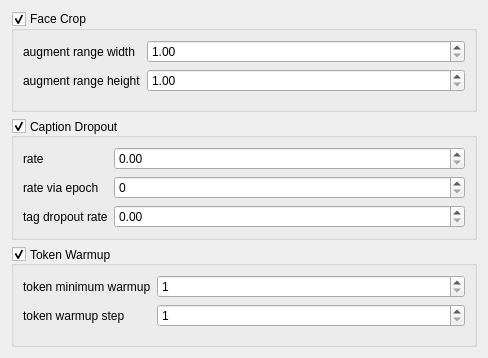
<?xml version="1.0" encoding="UTF-8"?>
<ui version="4.0">
 <class>sub_dataset_extra_input</class>
 <widget class="QWidget" name="sub_dataset_extra_input">
  <property name="geometry">
   <rect>
    <x>0</x>
    <y>0</y>
    <width>488</width>
    <height>358</height>
   </rect>
  </property>
  <property name="minimumSize">
   <size>
    <width>448</width>
    <height>0</height>
   </size>
  </property>
  <property name="windowTitle">
   <string>Form</string>
  </property>
  <layout class="QVBoxLayout" name="verticalLayout">
   <item>
    <widget class="QGroupBox" name="face_crop_group">
     <property name="enabled">
      <bool>true</bool>
     </property>
     <property name="toolTip">
      <string>&lt;html&gt;&lt;head/&gt;&lt;body&gt;&lt;p&gt;Face Crop Creates extra images in the dataset that are crops of faces within the dataset. The ranges represent the size of the crops&lt;/p&gt;&lt;/body&gt;&lt;/html&gt;</string>
     </property>
     <property name="title">
      <string>Face Crop</string>
     </property>
     <property name="checkable">
      <bool>true</bool>
     </property>
     <property name="checked">
      <bool>true</bool>
     </property>
     <layout class="QFormLayout" name="formLayout_4">
      <item row="0" column="0">
       <widget class="QLabel" name="face_crop_width_label">
        <property name="enabled">
         <bool>true</bool>
        </property>
        <property name="text">
         <string>augment range width</string>
        </property>
       </widget>
      </item>
      <item row="0" column="1">
       <widget class="DoubleSpinBox" name="face_crop_width_input">
        <property name="enabled">
         <bool>true</bool>
        </property>
        <property name="maximumSize">
         <size>
          <width>16777215</width>
          <height>16777215</height>
         </size>
        </property>
        <property name="focusPolicy">
         <enum>Qt::StrongFocus</enum>
        </property>
        <property name="toolTip">
         <string/>
        </property>
        <property name="decimals">
         <number>2</number>
        </property>
        <property name="minimum">
         <double>1.000000000000000</double>
        </property>
        <property name="maximum">
         <double>16777215.000000000000000</double>
        </property>
        <property name="value">
         <double>1.000000000000000</double>
        </property>
       </widget>
      </item>
      <item row="1" column="0">
       <widget class="QLabel" name="face_crop_height_label">
        <property name="enabled">
         <bool>true</bool>
        </property>
        <property name="text">
         <string>augment range height</string>
        </property>
       </widget>
      </item>
      <item row="1" column="1">
       <widget class="DoubleSpinBox" name="face_crop_height_input">
        <property name="enabled">
         <bool>true</bool>
        </property>
        <property name="focusPolicy">
         <enum>Qt::StrongFocus</enum>
        </property>
        <property name="decimals">
         <number>2</number>
        </property>
        <property name="minimum">
         <double>1.000000000000000</double>
        </property>
        <property name="maximum">
         <double>16777215.000000000000000</double>
        </property>
       </widget>
      </item>
     </layout>
    </widget>
   </item>
   <item>
    <widget class="QGroupBox" name="caption_dropout_group">
     <property name="enabled">
      <bool>true</bool>
     </property>
     <property name="toolTip">
      <string>&lt;html&gt;&lt;head/&gt;&lt;body&gt;&lt;p&gt;Caption Dropout is a way to cut out captions during training. This allows for the uncond portion of the model to be trained, however you don't want to set any of the values too high&lt;/p&gt;&lt;/body&gt;&lt;/html&gt;</string>
     </property>
     <property name="title">
      <string>Caption Dropout</string>
     </property>
     <property name="alignment">
      <set>Qt::AlignLeading|Qt::AlignLeft|Qt::AlignVCenter</set>
     </property>
     <property name="checkable">
      <bool>true</bool>
     </property>
     <property name="checked">
      <bool>true</bool>
     </property>
     <layout class="QFormLayout" name="formLayout">
      <property name="leftMargin">
       <number>9</number>
      </property>
      <property name="topMargin">
       <number>9</number>
      </property>
      <property name="rightMargin">
       <number>9</number>
      </property>
      <property name="bottomMargin">
       <number>9</number>
      </property>
      <item row="0" column="0">
       <widget class="QLabel" name="caption_dropout_rate_label">
        <property name="enabled">
         <bool>true</bool>
        </property>
        <property name="sizePolicy">
         <sizepolicy hsizetype="Maximum" vsizetype="Preferred">
          <horstretch>0</horstretch>
          <verstretch>0</verstretch>
         </sizepolicy>
        </property>
        <property name="text">
         <string>rate</string>
        </property>
       </widget>
      </item>
      <item row="0" column="1">
       <widget class="DoubleSpinBox" name="caption_dropout_rate_input">
        <property name="enabled">
         <bool>true</bool>
        </property>
        <property name="focusPolicy">
         <enum>Qt::StrongFocus</enum>
        </property>
        <property name="toolTip">
         <string>&lt;html&gt;&lt;head/&gt;&lt;body&gt;&lt;p&gt;The default rate that any one caption file gets dropped.&lt;/p&gt;&lt;/body&gt;&lt;/html&gt;</string>
        </property>
        <property name="prefix">
         <string/>
        </property>
        <property name="decimals">
         <number>2</number>
        </property>
        <property name="minimum">
         <double>0.000000000000000</double>
        </property>
        <property name="maximum">
         <double>1.000000000000000</double>
        </property>
        <property name="singleStep">
         <double>0.010000000000000</double>
        </property>
        <property name="stepType">
         <enum>QAbstractSpinBox::DefaultStepType</enum>
        </property>
       </widget>
      </item>
      <item row="1" column="0">
       <widget class="QLabel" name="caption_epoch_dropout_label">
        <property name="enabled">
         <bool>true</bool>
        </property>
        <property name="text">
         <string>rate via epoch</string>
        </property>
       </widget>
      </item>
      <item row="1" column="1">
       <widget class="SpinBox" name="caption_epoch_dropout_input">
        <property name="enabled">
         <bool>true</bool>
        </property>
        <property name="focusPolicy">
         <enum>Qt::StrongFocus</enum>
        </property>
        <property name="toolTip">
         <string>&lt;html&gt;&lt;head/&gt;&lt;body&gt;&lt;p&gt;This sets how often &lt;span style=&quot; font-weight:700;&quot;&gt;ALL&lt;/span&gt; captions gets dropped. So if you have this set to 1, then &lt;span style=&quot; font-weight:700;&quot;&gt;ALL&lt;/span&gt; captions will be dropped &lt;span style=&quot; font-weight:700;&quot;&gt;every&lt;/span&gt; epoch. If you use this, you should set this higher than 1. Set to 0 to disable.&lt;/p&gt;&lt;/body&gt;&lt;/html&gt;</string>
        </property>
        <property name="minimum">
         <number>0</number>
        </property>
        <property name="value">
         <number>0</number>
        </property>
       </widget>
      </item>
      <item row="2" column="0">
       <widget class="QLabel" name="caption_tag_dropout_label">
        <property name="enabled">
         <bool>true</bool>
        </property>
        <property name="text">
         <string>tag dropout rate</string>
        </property>
       </widget>
      </item>
      <item row="2" column="1">
       <widget class="DoubleSpinBox" name="caption_tag_dropout_input">
        <property name="enabled">
         <bool>true</bool>
        </property>
        <property name="sizePolicy">
         <sizepolicy hsizetype="Minimum" vsizetype="Fixed">
          <horstretch>0</horstretch>
          <verstretch>0</verstretch>
         </sizepolicy>
        </property>
        <property name="focusPolicy">
         <enum>Qt::StrongFocus</enum>
        </property>
        <property name="toolTip">
         <string>&lt;html&gt;&lt;head/&gt;&lt;body&gt;&lt;p&gt;The default rate that any one caption tag gets dropped.&lt;/p&gt;&lt;/body&gt;&lt;/html&gt;</string>
        </property>
        <property name="decimals">
         <number>2</number>
        </property>
        <property name="minimum">
         <double>0.000000000000000</double>
        </property>
        <property name="maximum">
         <double>1.000000000000000</double>
        </property>
        <property name="singleStep">
         <double>0.010000000000000</double>
        </property>
        <property name="stepType">
         <enum>QAbstractSpinBox::DefaultStepType</enum>
        </property>
       </widget>
      </item>
     </layout>
    </widget>
   </item>
   <item>
    <widget class="QGroupBox" name="token_warmup_group">
     <property name="enabled">
      <bool>true</bool>
     </property>
     <property name="toolTip">
      <string>&lt;html&gt;&lt;head/&gt;&lt;body&gt;&lt;p&gt;Token Warmup is a way to add tokens into the training data as the training continues&lt;/p&gt;&lt;/body&gt;&lt;/html&gt;</string>
     </property>
     <property name="title">
      <string>Token Warmup</string>
     </property>
     <property name="alignment">
      <set>Qt::AlignLeading|Qt::AlignLeft|Qt::AlignVCenter</set>
     </property>
     <property name="checkable">
      <bool>true</bool>
     </property>
     <property name="checked">
      <bool>true</bool>
     </property>
     <layout class="QFormLayout" name="formLayout_3">
      <item row="0" column="0">
       <widget class="QLabel" name="token_minimum_warmup_label">
        <property name="enabled">
         <bool>true</bool>
        </property>
        <property name="text">
         <string>token minimum warmup</string>
        </property>
       </widget>
      </item>
      <item row="0" column="1">
       <widget class="SpinBox" name="token_minimum_warmup_input">
        <property name="enabled">
         <bool>true</bool>
        </property>
        <property name="focusPolicy">
         <enum>Qt::StrongFocus</enum>
        </property>
        <property name="toolTip">
         <string>&lt;html&gt;&lt;head/&gt;&lt;body&gt;&lt;p&gt;This is the minimum number of tags to be learned at the beginning of the warmup period.&lt;/p&gt;&lt;/body&gt;&lt;/html&gt;</string>
        </property>
        <property name="minimum">
         <number>1</number>
        </property>
        <property name="maximum">
         <number>255</number>
        </property>
       </widget>
      </item>
      <item row="1" column="0">
       <widget class="QLabel" name="token_warmup_step_label">
        <property name="enabled">
         <bool>true</bool>
        </property>
        <property name="text">
         <string>token warmup step</string>
        </property>
       </widget>
      </item>
      <item row="1" column="1">
       <widget class="SpinBox" name="token_warmup_step_input">
        <property name="enabled">
         <bool>true</bool>
        </property>
        <property name="focusPolicy">
         <enum>Qt::StrongFocus</enum>
        </property>
        <property name="toolTip">
         <string>&lt;html&gt;&lt;head/&gt;&lt;body&gt;&lt;p&gt;The highest step before the warmup is complete. Every step past that uses the full captions.&lt;/p&gt;&lt;/body&gt;&lt;/html&gt;</string>
        </property>
        <property name="minimum">
         <number>1</number>
        </property>
       </widget>
      </item>
     </layout>
    </widget>
   </item>
  </layout>
 </widget>
 <customwidgets>
  <customwidget>
   <class>SpinBox</class>
   <extends>QSpinBox</extends>
   <header>modules.ScrollOnSelect.h</header>
  </customwidget>
  <customwidget>
   <class>DoubleSpinBox</class>
   <extends>QDoubleSpinBox</extends>
   <header>modules.ScrollOnSelect.h</header>
  </customwidget>
 </customwidgets>
 <resources/>
 <connections/>
</ui>
